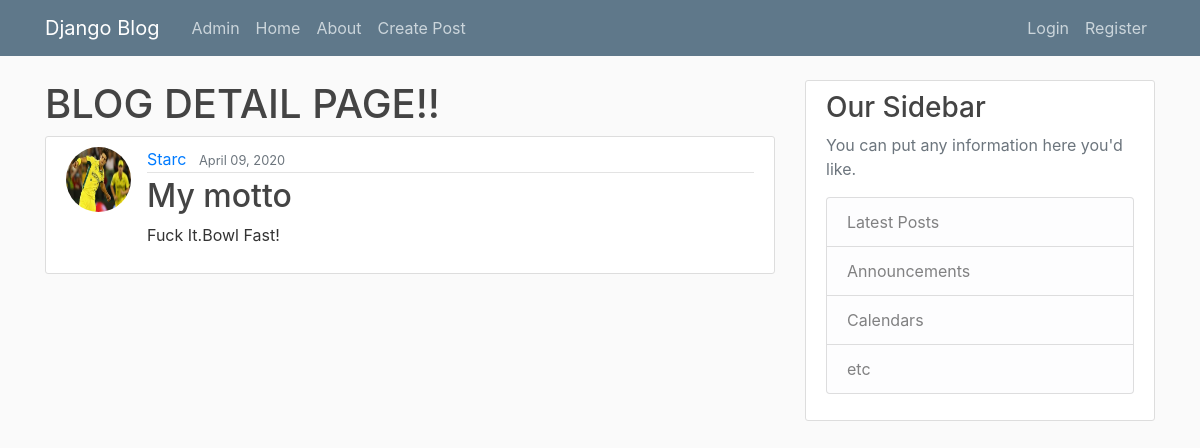
Page /blog/post/16 on the committed database.
### blog/models.py (models this page shows, shortened)
class Post(models.Model):
    title = models.CharField(max_length=100)
    content= models.TextField()
    date_posted = models.DateTimeField(default=timezone.now)   #auto_now_add=True but this limits us from updating value ofthis date_posted
    author = models.ForeignKey(User,on_delete=models.CASCADE)  #If user is deleted then this post will be deleted as well

### users/models.py (models this page shows, shortened)
class profile(models.Model):
    user=models.OneToOneField(User,on_delete=models.CASCADE)
    image=models.ImageField(default='default.jpg',upload_to="profile_pics")

### blog/views.py (the view)
# urls.py: path('post/<int:pk>',views.post_detail_view.as_view(),name='post-detail'),
class post_detail_view(DetailView):
    model=models.Post

### blog/templates/blog/post_detail.html
{% extends "blog/base.html" %}
{% block content %}
    <h1>BLOG DETAIL PAGE!!</h1>
        <article class="media content-section">
          <img class="rounded-circle article-img" src="{{object.author.profile.image.url}}">
            <div class="media-body">
              <div class="article-metadata">
                <a class="mr-2" href="{% url 'user-posts' object.author.username %}">{{ object.author }}</a>
                <small class="text-muted">{{ object.date_posted|date:"F d, Y" }}</small>
              </div>
              <h2 class="article-title">{{ object.title }}</h2>
              <p class="article-content">{{ object.content }}</p>
            </div>
          </article>
{% endblock content%}

### blog/static/blog/main.css (style rules this page uses)
body { background: #fafafa; color: #333333; margin-top: 5rem; }
h1, h2, h3, h4, h5, h6 { color: #444444; }
.content-section { background: #ffffff; padding: 10px 20px; border: 1px solid #dddddd; border-radius: 3px; margin-bottom: 20px; }
.article-title { color: #444444; }
.article-content { white-space: pre-line; }
.article-img { height: 65px; width: 65px; margin-right: 16px; }
.article-metadata { padding-bottom: 1px; margin-bottom: 4px; border-bottom: 1px solid #e3e3e3 }

### rows in the picture
Post: author.profile.image (picture), author "Starc", date_posted "April 09, 2020", title "My motto", content "Fuck It.Bowl Fast!"
